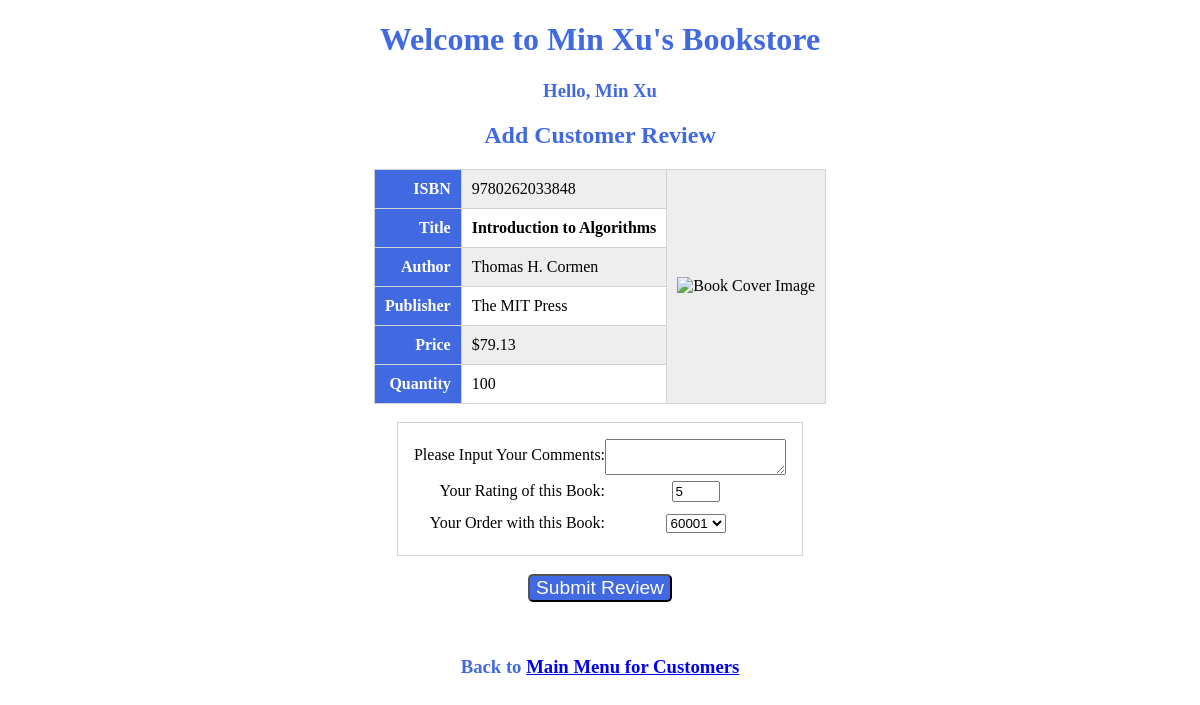
The page /add_review.php?isbn=9780262033848 (signed in) on the database its author committed.
### tables this page shows
CREATE TABLE books (
  isbn CHAR(13),
  title VARCHAR(255),
  author VARCHAR(255),
  publisher VARCHAR(255),
  price NUMERIC(10,2),
  topic integer,
  image MEDIUMBLOB,
  PRIMARY KEY (isbn)
);

CREATE TABLE inventory (
  isbn CHAR(13), 
  quantity INTEGER
);

### add_review.php (the view, shortened to what this page needs)
<?php
require_once 'shared_functions.php';
function getOrdersWithBook($connection, $isbn) {
  $customer_id = $_COOKIE['customer_id'];
  $orders = array();
  $query = "SELECT DISTINCT orders.order_id FROM orders JOIN order_book" .
      " ON orders.order_id = order_book.order_id WHERE" .
      " orders.customer_id = {$customer_id} AND order_book.isbn = '{$isbn}';";
  $results = mysql_query($query, $connection);
  while ($row = mysql_fetch_assoc($results)) {
    $orders[] = $row['order_id'];
  }
  return $orders;
}
function showBookDetails($connection, $isbn) {
  $query = "SELECT * FROM books NATURAL JOIN inventory WHERE isbn = '{$isbn}';";
  $results = mysql_query($query, $connection);
  $row = mysql_fetch_assoc($results);
  $price_string = money_format("%i", $row['price']);
  echo "
      <table>
      <tr>
      <th class='right'>ISBN</th>
      <td>{$row['isbn']}</td>
      <td class='image' rowspan='6'>
      <img src='show_image.php?isbn={$isbn}' alt='Book Cover Image' height='240'>
      </td>
      </tr>
      <tr>
      <th class='right'>Title</th>
      <td class='strong'>{$row['title']}</td>
      </tr>
      <tr>
      <th class='right'>Author</th>
      <td>{$row['author']}</td>
      </tr>
      <tr>
      <th class='right'>Publisher</th>
      <td>{$row['publisher']}</td>
      </tr>
      <tr>
      <th class='right'>Price</th>
      <td>\${$price_string}</td>
      </tr>
      <tr>
      <th class='right'>Quantity</th>
      <td>{$row['quantity']}</td>
      </tr>
      </table>
      <br>";
  $isbn=$row['isbn'];
  showAddReviewForm($connection, $isbn);
}
function showAddReviewForm($connection, $isbn) {
  $orders = getOrdersWithBook($connection, $isbn);
  echo "
      <form action='add_review.php?isbn={$isbn}' method='post'>
      <input type='hidden' name='isbn' value='{$isbn}'>
      <fieldset>
      <p class='form'>
      <label>Please Input Your Comments:</label>
      <textarea name='comments' style='vertical-align:middle;width:'></textarea>
      </p>
      <p class='form'>
      <label>Your Rating of this Book:</label>
      <input type='number' name='rating' value='5' min='1' max='5' step='1'>
      </p>
      <p class='form'>
      <label>Your Order with this Book:</label><select name='order_id'>";
  foreach ($orders as $order) {
    echo "<option value='{$order}'>{$order}</option>";
  }
  echo "</select>
      </p>
      </fieldset>
      <br>
      <input type='submit' class='button' name='submit' value='Submit Review'>
      </form>
      <br>";
}
function addReview() {
  $isbn = $_GET['isbn'];
  $connection = connect();
  $topic = showBookDetails($connection, $isbn);
}
addReview();
?>

### bookstore.css (style rules this page uses)
table, th, td { border: 1px solid lightgray; border-collapse: collapse; }
table { margin-left: auto; margin-right: auto; }
th, td { padding: 10px; }
th { background-color: royalblue; color: white; }
tr:nth-child(even) { background-color: #fff; }
tr:nth-child(odd) { background-color: #eee; }
.right { text-align: right; }
.strong { font-weight: bold; }
form { margin-left: auto; margin-right: auto; display: table; text-align: center; }
fieldset { border: 1px solid lightgray; text-align: center; padding: 1em 1em; }
p.form { display: table-row; line-height: 2em; }
label { text-align: right; display: table-cell; }
input { display: table-cell; }
input.button { background-color: royalblue; border-radius: 5px; color: white; font-size: 1.2em; }

### rows shown on the page
books: isbn "9780262033848", title "Introduction to Algorithms", author "Thomas H. Cormen", publisher "The MIT Press", price "79.13", inventory.quantity "100"

### other values the page prints
$full_name "Min Xu"
$title "Add Customer Review"
form field order_id "60001"
